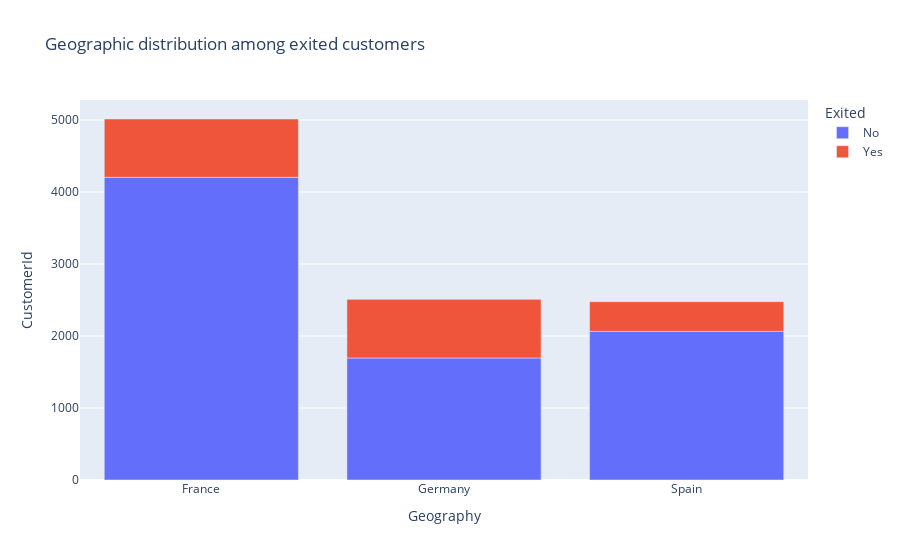

Notebook code cell kept with this figure:
### Code cell
#creamos un gráfico para ver la distribución de geografía entre los clientes que se fueron
fig = px.bar(Geography_df, x='Geography', y='CustomerId', color='Exited', title='Geographic distribution among exited customers')
fig.show()

### Figure 1 — Plotly figure (JSON) as saved in the notebook; plotly's stock layout.template omitted (floating-point values rounded to 4 significant figures)
{"data": [{"alignmentgroup": "True", "hovertemplate": "Exited=No<br>Geography=%{x}<br>CustomerId=%{y}<extra></extra>", "legendgroup": "No", "marker": {"color": "#636efa", "pattern": {"shape": ""}}, "name": "No", "offsetgroup": "No", "orientation": "v", "showlegend": true, "textposition": "auto", "type": "bar", "x": ["France", "Germany", "Spain"], "xaxis": "x", "y": [4204, 1695, 2064], "yaxis": "y"}, {"alignmentgroup": "True", "hovertemplate": "Exited=Yes<br>Geography=%{x}<br>CustomerId=%{y}<extra></extra>", "legendgroup": "Yes", "marker": {"color": "#EF553B", "pattern": {"shape": ""}}, "name": "Yes", "offsetgroup": "Yes", "orientation": "v", "showlegend": true, "textposition": "auto", "type": "bar", "x": ["France", "Germany", "Spain"], "xaxis": "x", "y": [810, 814, 413], "yaxis": "y"}], "layout": {"barmode": "relative", "legend": {"title": {"text": "Exited"}, "tracegroupgap": 0}, "title": {"text": "Geographic distribution among exited customers"}, "xaxis": {"anchor": "y", "domain": [0, 1], "title": {"text": "Geography"}}, "yaxis": {"anchor": "x", "domain": [0, 1], "title": {"text": "CustomerId"}}}}
